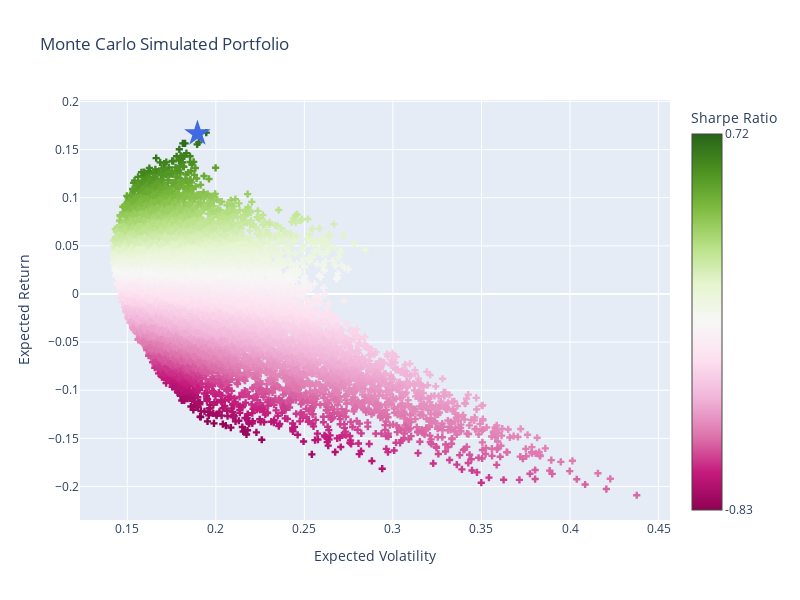

Here is the notebook cell this chart was saved with:
### Code cell
# plot simulation
optimizer.plot_simulation(mc)

### Figure 1 — Plotly figure (JSON) as saved in the notebook; plotly's stock layout.template omitted (floating-point values rounded to 4 significant figures; data arrays with more than 128 entries replaced by an {"elided": "..."} marker saying what was removed)
{"data": [{"hovertemplate": "Sharpe Ratio: %{text}<br>Expected Volatility: %{x}<br>Expected Return: %{y}<extra></extra>", "marker": {"color": {"elided": "10000 float values"}, "colorbar": {"ticktext": ["-0.83", "0.72"], "tickvals": [-0.8312, 0.721], "title": {"text": "Sharpe Ratio"}}, "symbol": "cross"}, "mode": "markers", "name": "Simulated Portfolio", "showlegend": true, "text": {"elided": "10000 float values"}, "type": "scatter", "x": {"elided": "10000 float values"}, "y": {"elided": "10000 float values"}}, {"hovertemplate": "Max Sharpe Portfolio<br>Expected Volatility: %{x}<br>Expected Return: %{y}<extra></extra>", "marker": {"color": "RoyalBlue", "size": 20, "symbol": "star"}, "mode": "markers", "name": "Max Sharpe", "text": "Max Sharpe Portfolio", "type": "scatter", "x": [0.1896], "y": [0.1667]}], "layout": {"height": 600, "showlegend": false, "title": {"text": "Monte Carlo Simulated Portfolio"}, "width": 800, "xaxis": {"showspikes": true, "title": {"text": "Expected Volatility"}}, "yaxis": {"showspikes": true, "title": {"text": "Expected Return"}}}}
